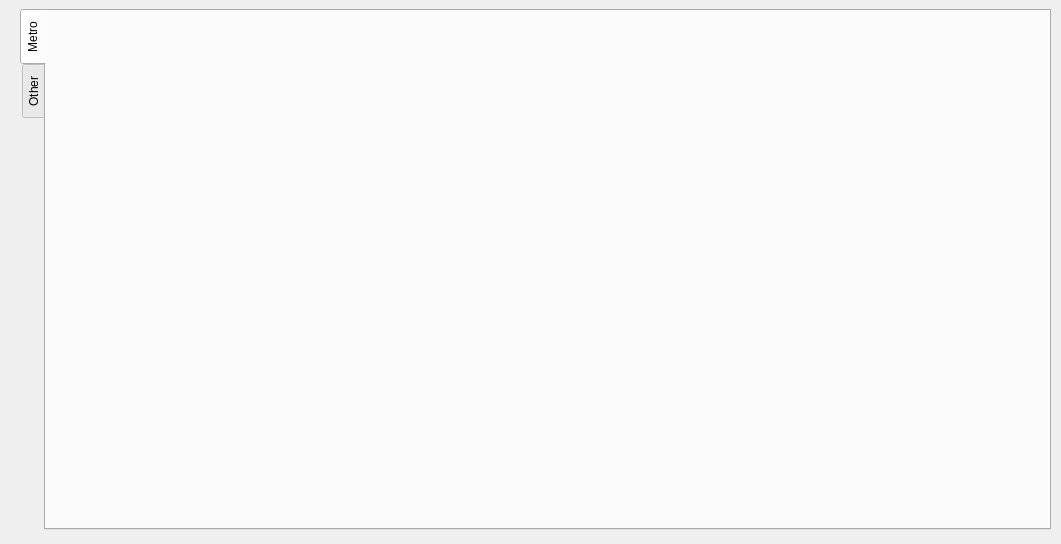
<?xml version="1.0" encoding="UTF-8"?>
<ui version="4.0">
 <class>Form</class>
 <widget class="QWidget" name="Form">
  <property name="geometry">
   <rect>
    <x>0</x>
    <y>0</y>
    <width>1061</width>
    <height>544</height>
   </rect>
  </property>
  <property name="windowTitle">
   <string>Form</string>
  </property>
  <widget class="QTabWidget" name="tabWidget">
   <property name="geometry">
    <rect>
     <x>20</x>
     <y>9</y>
     <width>1031</width>
     <height>521</height>
    </rect>
   </property>
   <property name="tabPosition">
    <enum>QTabWidget::West</enum>
   </property>
   <property name="tabShape">
    <enum>QTabWidget::Rounded</enum>
   </property>
   <property name="currentIndex">
    <number>0</number>
   </property>
   <widget class="QWidget" name="metroTab">
    <attribute name="title">
     <string>Metro</string>
    </attribute>
   </widget>
   <widget class="QWidget" name="otherTab">
    <attribute name="title">
     <string>Other</string>
    </attribute>
   </widget>
  </widget>
 </widget>
 <resources/>
 <connections/>
</ui>
